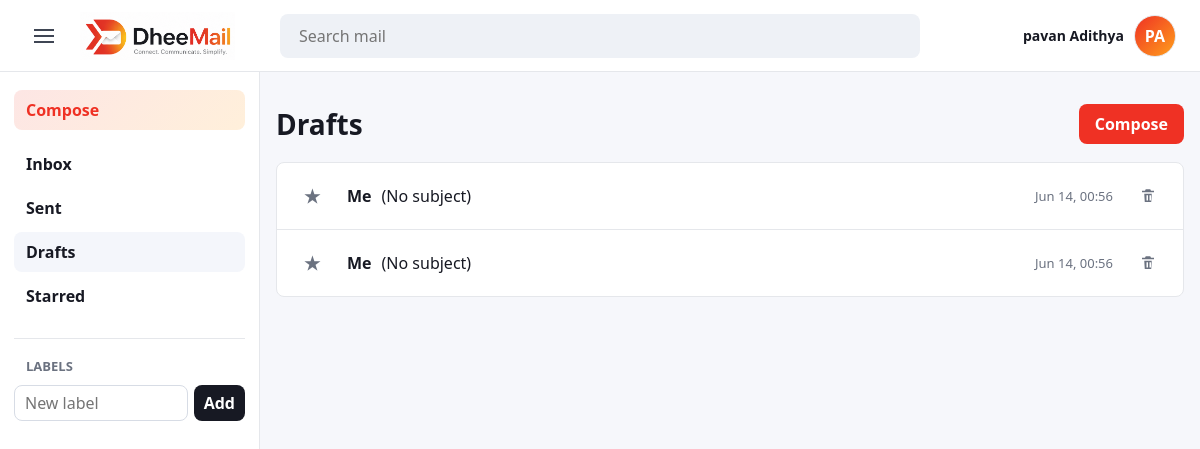
The app's page /drafts/ (signed in) with its own data.
### mailapp/models.py (models this page shows, shortened)
class User(AbstractUser):
    class Gender(models.TextChoices):
        FEMALE = "female", "Female"
        MALE = "male", "Male"
        OTHER = "other", "Other"
        PREFER_NOT_TO_SAY = "prefer_not_to_say", "Prefer not to say"
    avatar = models.ImageField(upload_to="avatars/", blank=True, null=True)
    gender = models.CharField(max_length=20, choices=Gender.choices, blank=True)
    contact = models.CharField(max_length=20, blank=True)
    def initials(self):
        name = self.get_full_name() or self.username
        return "".join(part[0].upper() for part in name.split()[:2]) or "U"

class Email(models.Model):
    class Status(models.TextChoices):
        DRAFT = "draft", "Draft"
        SENT = "sent", "Sent"
        READ = "read", "Read"
        STARRED = "starred", "Starred"
        DELETED = "deleted", "Deleted"
    sender = models.ForeignKey(User, on_delete=models.CASCADE, related_name="sent_emails")
    deleted_by = models.ManyToManyField(User, blank=True, related_name="deleted_emails")
    starred_by = models.ManyToManyField(User, blank=True, related_name="starred_emails")
    parent_email = models.ForeignKey(
        "self",
        on_delete=models.SET_NULL,
        blank=True,
        null=True,
        related_name="responses",
    )
    thread_root = models.ForeignKey(
        "self",
        on_delete=models.SET_NULL,
        blank=True,
        null=True,
        related_name="thread_messages",
    )
    subject = models.CharField(max_length=255, blank=True)
    body = models.TextField(blank=True)
    status = models.CharField(max_length=20, choices=Status.choices, default=Status.DRAFT)
    created_at = models.DateTimeField(auto_now_add=True)
    updated_at = models.DateTimeField(auto_now=True)
    sent_at = models.DateTimeField(blank=True, null=True)
    class Meta:
        ordering = ["-updated_at"]

### mailapp/views.py (the view)
# urls.py: path("drafts/", views.drafts, name="drafts"),
@login_required
def drafts(request):
    emails = Email.objects.filter(sender=request.user, status=Email.Status.DRAFT).exclude(deleted_by=request.user)
    return render(
        request,
        "mailapp/mailbox.html",
        mailbox_context(request, emails, "drafts", "Drafts"),
    )

### mailapp/forms.py (shortened to what this page needs)
class LabelForm(forms.ModelForm):
    class Meta:
        model = Label
        fields = ("name",)
        widgets = {
            "name": forms.TextInput(attrs={"placeholder": "New label"}),
        }

### mailapp/context_processors.py (called while the page is built)
def mail_sidebar(request):
    if not request.user.is_authenticated:
        return {}
    unread_count = (
        Recipient.objects.filter(user=request.user, has_read=False)
        .exclude(email__status=Email.Status.DELETED)
        .exclude(email__deleted_by=request.user)
        .distinct()
        .count()
    )
    return {
        "sidebar_unread_count": unread_count,
        "sidebar_labels": Label.objects.filter(owner=request.user),
        "sidebar_label_form": LabelForm(),
    }

### mailapp/views.py (called while the page is built)
def paginate_emails(request, queryset):
    paginator = Paginator(queryset, MAILBOX_PAGE_SIZE)
    return paginator.get_page(request.GET.get("page"))

### templates/mailapp/mailbox.html (shortened to what this page needs)
{% extends "base.html" %}
{% block content %}
<section class="mail-shell" aria-label="{{ mailbox_title }}">
    <div class="mail-header">
        <h1>{{ mailbox_title }}</h1>
        <a class="primary-link" href="{% url 'compose' %}">Compose</a>
    </div>
    {% if page_obj.object_list %}
        <div class="mail-list">
            {% for email in page_obj.object_list %}
                <article class="mail-row {% if mailbox == 'inbox' and email.id not in read_ids %}mail-row--unread{% endif %}">
                    <form method="post" action="{% url 'toggle_star' email.pk %}" class="row-icon-form" data-star-form>
                        <button class="star-button {% if email.id in starred_ids %}is-starred{% endif %}" type="submit" aria-label="Toggle star" title="Star">&#9733;</button>
                    </form>
                    <a class="mail-row__link" href="{% url 'email_detail' email.pk %}">
                        <strong>
                            {% if mailbox == "sent" or mailbox == "drafts" %}
                                Me
                            {% else %}
                                {{ email.sender.get_full_name|default:email.sender.username }}
                            {% endif %}
                        </strong>
                        <span>{{ email.subject|default:"(No subject)" }}</span>
                    </a>
                    <time>
                        {% if email.sent_at %}
                            {{ email.sent_at|date:"M d, H:i" }}
                        {% else %}
                            {{ email.updated_at|date:"M d, H:i" }}
                        {% endif %}
                    </time>
                    <form method="post" action="{% url 'delete_email' email.pk %}" data-delete-email-form>
                        <button class="row-delete-button" type="submit" aria-label="Delete" title="Delete">
                            <svg viewBox="0 0 24 24" aria-hidden="true"><path d="M9 3h6l1 2h4v2H4V5h4l1-2Zm-2 6h10l-.7 11H7.7L7 9Zm3 2v7h2v-7h-2Zm4 0v7h2v-7h-2Z"/></svg>
                        </button>
                    </form>
                </article>
            {% endfor %}
        </div>
    {% endif %}
</section>
{% endblock %}

### templates/base.html (shortened to what this page needs)
{% load static %}
<!doctype html>
<html lang="en">
<head>
    <link rel="stylesheet" href="{% static 'mailapp/css/styles.css' %}">
</head>
<body>
    {% if user.is_authenticated %}
    <header class="topbar">
        <div class="topbar__left">
            <button class="icon-button" type="button" data-sidebar-toggle aria-label="Toggle sidebar">
                <span></span>
                <span></span>
                <span></span>
            </button>
            <a class="brand" href="{% url 'dashboard' %}" aria-label="DheeMail dashboard">
                <img src="{% static 'mailapp/img/dheemail-logo-top.png' %}" alt="DheeMail">
            </a>
        </div>
        <form class="search" role="search" data-search-url="{% url 'search_emails' %}" autocomplete="off">
            <input type="search" placeholder="Search mail" aria-label="Search mail" data-search-input>
        </form>
        <div class="avatar-menu">
            <span class="navbar-user-name">{{ user.get_full_name|default:user.username }}</span>
            <button class="avatar-button" type="button" aria-label="Account menu" aria-expanded="false" data-dropdown-toggle>
                {% if user.avatar %}
                    <img src="{{ user.avatar.url }}" alt="{{ user.username }}">
                {% else %}
                    <span>{{ user.initials }}</span>
                {% endif %}
            </button>
        </div>
    </header>
    {% endif %}
    {% if user.is_authenticated %}
    <div class="app-layout">
        <aside class="sidebar" aria-label="Mailbox navigation">
            <nav class="sidebar-nav">
                <a class="sidebar-compose {% if request.resolver_match.url_name == 'compose' %}is-active{% endif %}" href="{% url 'compose' %}">Compose</a>
                <a class="{% if request.resolver_match.url_name == 'inbox' %}is-active{% endif %}" href="{% url 'inbox' %}">
                    <span>Inbox</span>
                </a>
                <a class="{% if request.resolver_match.url_name == 'sent' %}is-active{% endif %}" href="{% url 'sent' %}">Sent</a>
                <a class="{% if request.resolver_match.url_name == 'drafts' %}is-active{% endif %}" href="{% url 'drafts' %}">Drafts</a>
                <a class="{% if request.resolver_match.url_name == 'starred' %}is-active{% endif %}" href="{% url 'starred' %}">Starred</a>
            </nav>
            <div class="sidebar-labels">
                <div class="sidebar-labels__title">Labels</div>
                <form method="post" action="{% url 'create_label' %}" class="sidebar-label-form">
                    {{ sidebar_label_form.name }}
                    <button type="submit">Add</button>
                </form>
            </div>
        </aside>
        <main class="page">
    {% else %}
        <main class="auth-page">
    {% endif %}
            {% block content %}{% endblock %}
        </main>
    {% if user.is_authenticated %}
    </div>
    {% endif %}
</body>
</html>

### records on screen
User: get_full_name "pavan Adithya", initials "PA"
Email: subject "(No subject)", updated_at "Jun 14, 00:56"
Email: subject "(No subject)", updated_at "Jun 14, 00:56"

### other values on screen
{{ mailbox_title }} "Drafts"
